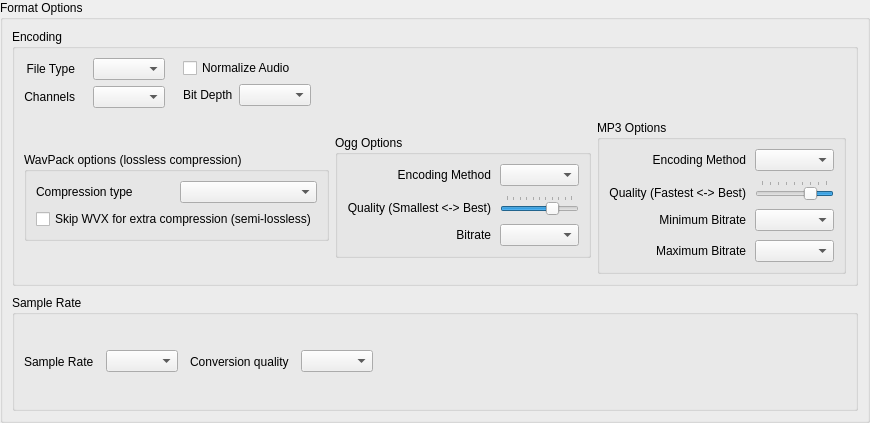
<?xml version="1.0" encoding="UTF-8"?>
<ui version="4.0">
 <class>ExportFormatOptionsWidget</class>
 <widget class="QWidget" name="ExportFormatOptionsWidget">
  <property name="geometry">
   <rect>
    <x>0</x>
    <y>0</y>
    <width>870</width>
    <height>423</height>
   </rect>
  </property>
  <property name="windowTitle">
   <string>Export Format Options</string>
  </property>
  <layout class="QVBoxLayout">
   <property name="leftMargin">
    <number>0</number>
   </property>
   <property name="topMargin">
    <number>0</number>
   </property>
   <property name="rightMargin">
    <number>0</number>
   </property>
   <property name="bottomMargin">
    <number>0</number>
   </property>
   <item>
    <widget class="QGroupBox" name="exportSpecificationsGroupBox">
     <property name="sizePolicy">
      <sizepolicy hsizetype="Preferred" vsizetype="Preferred">
       <horstretch>0</horstretch>
       <verstretch>0</verstretch>
      </sizepolicy>
     </property>
     <property name="title">
      <string>Format Options</string>
     </property>
     <layout class="QVBoxLayout">
      <property name="spacing">
       <number>9</number>
      </property>
      <property name="leftMargin">
       <number>9</number>
      </property>
      <property name="topMargin">
       <number>9</number>
      </property>
      <property name="rightMargin">
       <number>9</number>
      </property>
      <property name="bottomMargin">
       <number>9</number>
      </property>
      <item>
       <widget class="QGroupBox" name="groupBox_2">
        <property name="title">
         <string>Encoding</string>
        </property>
        <layout class="QVBoxLayout">
         <property name="spacing">
          <number>12</number>
         </property>
         <property name="leftMargin">
          <number>9</number>
         </property>
         <property name="topMargin">
          <number>9</number>
         </property>
         <property name="rightMargin">
          <number>9</number>
         </property>
         <property name="bottomMargin">
          <number>9</number>
         </property>
         <item>
          <layout class="QHBoxLayout">
           <property name="spacing">
            <number>18</number>
           </property>
           <property name="leftMargin">
            <number>0</number>
           </property>
           <property name="topMargin">
            <number>0</number>
           </property>
           <property name="rightMargin">
            <number>0</number>
           </property>
           <property name="bottomMargin">
            <number>0</number>
           </property>
           <item>
            <layout class="QVBoxLayout">
             <property name="spacing">
              <number>6</number>
             </property>
             <property name="leftMargin">
              <number>0</number>
             </property>
             <property name="topMargin">
              <number>0</number>
             </property>
             <property name="rightMargin">
              <number>0</number>
             </property>
             <property name="bottomMargin">
              <number>0</number>
             </property>
             <item>
              <widget class="QLabel" name="label_2">
               <property name="text">
                <string>File Type</string>
               </property>
               <property name="alignment">
                <set>Qt::AlignRight|Qt::AlignTrailing|Qt::AlignVCenter</set>
               </property>
              </widget>
             </item>
             <item>
              <widget class="QLabel" name="label_4">
               <property name="text">
                <string>Channels</string>
               </property>
               <property name="alignment">
                <set>Qt::AlignRight|Qt::AlignTrailing|Qt::AlignVCenter</set>
               </property>
              </widget>
             </item>
            </layout>
           </item>
           <item>
            <layout class="QVBoxLayout">
             <property name="spacing">
              <number>6</number>
             </property>
             <property name="leftMargin">
              <number>0</number>
             </property>
             <property name="topMargin">
              <number>0</number>
             </property>
             <property name="rightMargin">
              <number>0</number>
             </property>
             <property name="bottomMargin">
              <number>0</number>
             </property>
             <item>
              <widget class="QComboBox" name="audioTypeComboBox">
               <property name="sizePolicy">
                <sizepolicy hsizetype="Preferred" vsizetype="Fixed">
                 <horstretch>4</horstretch>
                 <verstretch>0</verstretch>
                </sizepolicy>
               </property>
              </widget>
             </item>
             <item>
              <widget class="QComboBox" name="channelComboBox"/>
             </item>
            </layout>
           </item>
           <item>
            <layout class="QVBoxLayout">
             <property name="spacing">
              <number>6</number>
             </property>
             <property name="leftMargin">
              <number>0</number>
             </property>
             <property name="topMargin">
              <number>0</number>
             </property>
             <property name="rightMargin">
              <number>0</number>
             </property>
             <property name="bottomMargin">
              <number>0</number>
             </property>
             <item>
              <widget class="QCheckBox" name="normalizeCheckBox">
               <property name="sizePolicy">
                <sizepolicy hsizetype="Preferred" vsizetype="Fixed">
                 <horstretch>0</horstretch>
                 <verstretch>0</verstretch>
                </sizepolicy>
               </property>
               <property name="text">
                <string>Normalize Audio</string>
               </property>
              </widget>
             </item>
             <item>
              <layout class="QHBoxLayout">
               <property name="spacing">
                <number>6</number>
               </property>
               <property name="leftMargin">
                <number>0</number>
               </property>
               <property name="topMargin">
                <number>0</number>
               </property>
               <property name="rightMargin">
                <number>0</number>
               </property>
               <property name="bottomMargin">
                <number>0</number>
               </property>
               <item>
                <widget class="QLabel" name="label_3">
                 <property name="sizePolicy">
                  <sizepolicy hsizetype="Preferred" vsizetype="Preferred">
                   <horstretch>0</horstretch>
                   <verstretch>0</verstretch>
                  </sizepolicy>
                 </property>
                 <property name="text">
                  <string>Bit Depth</string>
                 </property>
                 <property name="alignment">
                  <set>Qt::AlignLeading|Qt::AlignLeft|Qt::AlignVCenter</set>
                 </property>
                </widget>
               </item>
               <item>
                <widget class="QComboBox" name="dataFormatComboBox"/>
               </item>
              </layout>
             </item>
            </layout>
           </item>
           <item>
            <spacer>
             <property name="orientation">
              <enum>Qt::Horizontal</enum>
             </property>
             <property name="sizeHint" stdset="0">
              <size>
               <width>0</width>
               <height>20</height>
              </size>
             </property>
            </spacer>
           </item>
          </layout>
         </item>
         <item>
          <layout class="QHBoxLayout">
           <property name="spacing">
            <number>6</number>
           </property>
           <property name="leftMargin">
            <number>0</number>
           </property>
           <property name="topMargin">
            <number>0</number>
           </property>
           <property name="rightMargin">
            <number>0</number>
           </property>
           <property name="bottomMargin">
            <number>0</number>
           </property>
           <item>
            <widget class="QGroupBox" name="wacpackGroupBox">
             <property name="sizePolicy">
              <sizepolicy hsizetype="Preferred" vsizetype="Maximum">
               <horstretch>0</horstretch>
               <verstretch>0</verstretch>
              </sizepolicy>
             </property>
             <property name="title">
              <string>WavPack options (lossless compression)</string>
             </property>
             <layout class="QVBoxLayout">
              <property name="spacing">
               <number>6</number>
              </property>
              <property name="leftMargin">
               <number>9</number>
              </property>
              <property name="topMargin">
               <number>9</number>
              </property>
              <property name="rightMargin">
               <number>9</number>
              </property>
              <property name="bottomMargin">
               <number>9</number>
              </property>
              <item>
               <layout class="QHBoxLayout">
                <property name="spacing">
                 <number>6</number>
                </property>
                <property name="leftMargin">
                 <number>0</number>
                </property>
                <property name="topMargin">
                 <number>0</number>
                </property>
                <property name="rightMargin">
                 <number>0</number>
                </property>
                <property name="bottomMargin">
                 <number>0</number>
                </property>
                <item>
                 <widget class="QLabel" name="label_17">
                  <property name="text">
                   <string>Compression type</string>
                  </property>
                 </widget>
                </item>
                <item>
                 <widget class="QComboBox" name="wavpackCompressionComboBox"/>
                </item>
               </layout>
              </item>
              <item>
               <widget class="QCheckBox" name="skipWVXCheckBox">
                <property name="toolTip">
                 <string>&lt;html&gt;&lt;head&gt;&lt;meta name=&quot;qrichtext&quot; content=&quot;1&quot; /&gt;&lt;style type=&quot;text/css&quot;&gt;
p, li { white-space: pre-wrap; }
&lt;/style&gt;&lt;/head&gt;&lt;body style=&quot; font-family:'Sans Serif'; font-size:9pt; font-weight:400; font-style:normal; text-decoration:none;&quot;&gt;
&lt;p style=&quot; margin-top:0px; margin-bottom:0px; margin-left:0px; margin-right:0px; -qt-block-indent:0; text-indent:0px;&quot;&gt;This option reduces the storage of some floating-point data files by up to about 10% by eliminating some information that has virtually no effect on the audio data. &lt;/p&gt;
&lt;p style=&quot;-qt-paragraph-type:empty; margin-top:0px; margin-bottom:0px; margin-left:0px; margin-right:0px; -qt-block-indent:0; text-indent:0px;&quot;&gt;&lt;/p&gt;
&lt;p style=&quot; margin-top:0px; margin-bottom:0px; margin-left:0px; margin-right:0px; -qt-block-indent:0; text-indent:0px;&quot;&gt;While this does technically make the compression lossy, it retains all the advantages of floating point data (&amp;gt;600 dB of dynamic range, no clipping, and 25 bits of resolution). &lt;/p&gt;
&lt;p style=&quot;-qt-paragraph-type:empty; margin-top:0px; margin-bottom:0px; margin-left:0px; margin-right:0px; -qt-block-indent:0; text-indent:0px;&quot;&gt;&lt;/p&gt;
&lt;p style=&quot; margin-top:0px; margin-bottom:0px; margin-left:0px; margin-right:0px; -qt-block-indent:0; text-indent:0px;&quot;&gt;This also affects large integer compression by limiting the resolution to 24 bits.&lt;/p&gt;&lt;/body&gt;&lt;/html&gt;</string>
                </property>
                <property name="text">
                 <string>Skip WVX for extra compression (semi-lossless)</string>
                </property>
               </widget>
              </item>
             </layout>
            </widget>
           </item>
           <item>
            <widget class="QGroupBox" name="oggOptionsGroupBox">
             <property name="sizePolicy">
              <sizepolicy hsizetype="Preferred" vsizetype="Maximum">
               <horstretch>0</horstretch>
               <verstretch>0</verstretch>
              </sizepolicy>
             </property>
             <property name="title">
              <string>Ogg Options</string>
             </property>
             <layout class="QGridLayout">
              <property name="leftMargin">
               <number>9</number>
              </property>
              <property name="topMargin">
               <number>9</number>
              </property>
              <property name="rightMargin">
               <number>9</number>
              </property>
              <property name="bottomMargin">
               <number>9</number>
              </property>
              <property name="spacing">
               <number>9</number>
              </property>
              <item row="2" column="0">
               <widget class="QLabel" name="oggBitrateLabel">
                <property name="sizePolicy">
                 <sizepolicy hsizetype="Preferred" vsizetype="Preferred">
                  <horstretch>4</horstretch>
                  <verstretch>0</verstretch>
                 </sizepolicy>
                </property>
                <property name="text">
                 <string>Bitrate</string>
                </property>
                <property name="alignment">
                 <set>Qt::AlignRight|Qt::AlignTrailing|Qt::AlignVCenter</set>
                </property>
               </widget>
              </item>
              <item row="2" column="1">
               <widget class="QComboBox" name="oggBitrateComboBox">
                <property name="sizePolicy">
                 <sizepolicy hsizetype="Expanding" vsizetype="Fixed">
                  <horstretch>5</horstretch>
                  <verstretch>0</verstretch>
                 </sizepolicy>
                </property>
               </widget>
              </item>
              <item row="1" column="1">
               <widget class="QSlider" name="oggQualitySlider">
                <property name="layoutDirection">
                 <enum>Qt::LeftToRight</enum>
                </property>
                <property name="autoFillBackground">
                 <bool>false</bool>
                </property>
                <property name="minimum">
                 <number>0</number>
                </property>
                <property name="maximum">
                 <number>10</number>
                </property>
                <property name="pageStep">
                 <number>1</number>
                </property>
                <property name="value">
                 <number>7</number>
                </property>
                <property name="tracking">
                 <bool>true</bool>
                </property>
                <property name="orientation">
                 <enum>Qt::Horizontal</enum>
                </property>
                <property name="invertedAppearance">
                 <bool>false</bool>
                </property>
                <property name="invertedControls">
                 <bool>false</bool>
                </property>
                <property name="tickPosition">
                 <enum>QSlider::TicksAbove</enum>
                </property>
                <property name="tickInterval">
                 <number>1</number>
                </property>
               </widget>
              </item>
              <item row="0" column="1">
               <widget class="QComboBox" name="oggMethodComboBox">
                <property name="sizePolicy">
                 <sizepolicy hsizetype="Expanding" vsizetype="Fixed">
                  <horstretch>5</horstretch>
                  <verstretch>0</verstretch>
                 </sizepolicy>
                </property>
               </widget>
              </item>
              <item row="1" column="0">
               <widget class="QLabel" name="oggQualityLabel">
                <property name="sizePolicy">
                 <sizepolicy hsizetype="Preferred" vsizetype="Preferred">
                  <horstretch>4</horstretch>
                  <verstretch>0</verstretch>
                 </sizepolicy>
                </property>
                <property name="text">
                 <string>Quality (Smallest &lt;-&gt; Best)</string>
                </property>
                <property name="alignment">
                 <set>Qt::AlignBottom|Qt::AlignRight|Qt::AlignTrailing</set>
                </property>
               </widget>
              </item>
              <item row="0" column="0">
               <widget class="QLabel" name="label_18">
                <property name="sizePolicy">
                 <sizepolicy hsizetype="Preferred" vsizetype="Preferred">
                  <horstretch>4</horstretch>
                  <verstretch>0</verstretch>
                 </sizepolicy>
                </property>
                <property name="text">
                 <string>Encoding Method</string>
                </property>
                <property name="alignment">
                 <set>Qt::AlignRight|Qt::AlignTrailing|Qt::AlignVCenter</set>
                </property>
               </widget>
              </item>
             </layout>
            </widget>
           </item>
           <item>
            <widget class="QGroupBox" name="mp3OptionsGroupBox">
             <property name="sizePolicy">
              <sizepolicy hsizetype="Preferred" vsizetype="Maximum">
               <horstretch>0</horstretch>
               <verstretch>0</verstretch>
              </sizepolicy>
             </property>
             <property name="title">
              <string>MP3 Options</string>
             </property>
             <layout class="QGridLayout">
              <property name="leftMargin">
               <number>9</number>
              </property>
              <property name="topMargin">
               <number>9</number>
              </property>
              <property name="rightMargin">
               <number>9</number>
              </property>
              <property name="bottomMargin">
               <number>9</number>
              </property>
              <property name="spacing">
               <number>9</number>
              </property>
              <item row="0" column="0">
               <widget class="QLabel" name="label_15">
                <property name="sizePolicy">
                 <sizepolicy hsizetype="Preferred" vsizetype="Preferred">
                  <horstretch>4</horstretch>
                  <verstretch>0</verstretch>
                 </sizepolicy>
                </property>
                <property name="text">
                 <string>Encoding Method</string>
                </property>
                <property name="alignment">
                 <set>Qt::AlignRight|Qt::AlignTrailing|Qt::AlignVCenter</set>
                </property>
               </widget>
              </item>
              <item row="3" column="0">
               <widget class="QLabel" name="mp3MaxBitrateLabel">
                <property name="sizePolicy">
                 <sizepolicy hsizetype="Preferred" vsizetype="Preferred">
                  <horstretch>4</horstretch>
                  <verstretch>0</verstretch>
                 </sizepolicy>
                </property>
                <property name="text">
                 <string>Maximum Bitrate</string>
                </property>
                <property name="alignment">
                 <set>Qt::AlignRight|Qt::AlignTrailing|Qt::AlignVCenter</set>
                </property>
               </widget>
              </item>
              <item row="2" column="0">
               <widget class="QLabel" name="mp3MinBitrateLabel">
                <property name="sizePolicy">
                 <sizepolicy hsizetype="Preferred" vsizetype="Preferred">
                  <horstretch>4</horstretch>
                  <verstretch>0</verstretch>
                 </sizepolicy>
                </property>
                <property name="text">
                 <string>Minimum Bitrate</string>
                </property>
                <property name="alignment">
                 <set>Qt::AlignRight|Qt::AlignTrailing|Qt::AlignVCenter</set>
                </property>
               </widget>
              </item>
              <item row="1" column="0">
               <widget class="QLabel" name="label_16">
                <property name="sizePolicy">
                 <sizepolicy hsizetype="Preferred" vsizetype="Preferred">
                  <horstretch>4</horstretch>
                  <verstretch>0</verstretch>
                 </sizepolicy>
                </property>
                <property name="text">
                 <string>Quality (Fastest &lt;-&gt; Best)</string>
                </property>
                <property name="alignment">
                 <set>Qt::AlignBottom|Qt::AlignRight|Qt::AlignTrailing</set>
                </property>
               </widget>
              </item>
              <item row="3" column="1">
               <widget class="QComboBox" name="mp3MaxBitrateComboBox">
                <property name="sizePolicy">
                 <sizepolicy hsizetype="Expanding" vsizetype="Fixed">
                  <horstretch>5</horstretch>
                  <verstretch>0</verstretch>
                 </sizepolicy>
                </property>
               </widget>
              </item>
              <item row="2" column="1">
               <widget class="QComboBox" name="mp3MinBitrateComboBox">
                <property name="sizePolicy">
                 <sizepolicy hsizetype="Expanding" vsizetype="Fixed">
                  <horstretch>5</horstretch>
                  <verstretch>0</verstretch>
                 </sizepolicy>
                </property>
               </widget>
              </item>
              <item row="0" column="1">
               <widget class="QComboBox" name="mp3MethodComboBox">
                <property name="sizePolicy">
                 <sizepolicy hsizetype="Expanding" vsizetype="Fixed">
                  <horstretch>5</horstretch>
                  <verstretch>0</verstretch>
                 </sizepolicy>
                </property>
               </widget>
              </item>
              <item row="1" column="1">
               <widget class="QSlider" name="mp3QualitySlider">
                <property name="layoutDirection">
                 <enum>Qt::LeftToRight</enum>
                </property>
                <property name="autoFillBackground">
                 <bool>false</bool>
                </property>
                <property name="minimum">
                 <number>1</number>
                </property>
                <property name="maximum">
                 <number>9</number>
                </property>
                <property name="pageStep">
                 <number>1</number>
                </property>
                <property name="value">
                 <number>3</number>
                </property>
                <property name="tracking">
                 <bool>true</bool>
                </property>
                <property name="orientation">
                 <enum>Qt::Horizontal</enum>
                </property>
                <property name="invertedAppearance">
                 <bool>true</bool>
                </property>
                <property name="invertedControls">
                 <bool>false</bool>
                </property>
                <property name="tickPosition">
                 <enum>QSlider::TicksAbove</enum>
                </property>
                <property name="tickInterval">
                 <number>1</number>
                </property>
               </widget>
              </item>
             </layout>
            </widget>
           </item>
          </layout>
         </item>
        </layout>
       </widget>
      </item>
      <item>
       <widget class="QGroupBox" name="groupBox">
        <property name="sizePolicy">
         <sizepolicy hsizetype="Preferred" vsizetype="Preferred">
          <horstretch>0</horstretch>
          <verstretch>0</verstretch>
         </sizepolicy>
        </property>
        <property name="title">
         <string>Sample Rate</string>
        </property>
        <layout class="QHBoxLayout">
         <property name="spacing">
          <number>12</number>
         </property>
         <property name="leftMargin">
          <number>9</number>
         </property>
         <property name="topMargin">
          <number>9</number>
         </property>
         <property name="rightMargin">
          <number>9</number>
         </property>
         <property name="bottomMargin">
          <number>9</number>
         </property>
         <item>
          <layout class="QHBoxLayout">
           <property name="spacing">
            <number>12</number>
           </property>
           <property name="leftMargin">
            <number>0</number>
           </property>
           <property name="topMargin">
            <number>0</number>
           </property>
           <property name="rightMargin">
            <number>0</number>
           </property>
           <property name="bottomMargin">
            <number>0</number>
           </property>
           <item>
            <widget class="QLabel" name="label_7">
             <property name="sizePolicy">
              <sizepolicy hsizetype="Maximum" vsizetype="Preferred">
               <horstretch>0</horstretch>
               <verstretch>0</verstretch>
              </sizepolicy>
             </property>
             <property name="text">
              <string>Sample Rate</string>
             </property>
            </widget>
           </item>
           <item>
            <widget class="QComboBox" name="sampleRateComboBox">
             <property name="sizePolicy">
              <sizepolicy hsizetype="Preferred" vsizetype="Fixed">
               <horstretch>0</horstretch>
               <verstretch>0</verstretch>
              </sizepolicy>
             </property>
             <property name="sizeAdjustPolicy">
              <enum>QComboBox::AdjustToContents</enum>
             </property>
            </widget>
           </item>
           <item>
            <widget class="QLabel" name="label_8">
             <property name="sizePolicy">
              <sizepolicy hsizetype="Maximum" vsizetype="Preferred">
               <horstretch>0</horstretch>
               <verstretch>0</verstretch>
              </sizepolicy>
             </property>
             <property name="text">
              <string>Conversion quality</string>
             </property>
            </widget>
           </item>
           <item>
            <widget class="QComboBox" name="resampleQualityComboBox">
             <property name="sizePolicy">
              <sizepolicy hsizetype="Preferred" vsizetype="Fixed">
               <horstretch>0</horstretch>
               <verstretch>0</verstretch>
              </sizepolicy>
             </property>
            </widget>
           </item>
           <item>
            <spacer>
             <property name="orientation">
              <enum>Qt::Horizontal</enum>
             </property>
             <property name="sizeHint" stdset="0">
              <size>
               <width>0</width>
               <height>40</height>
              </size>
             </property>
            </spacer>
           </item>
          </layout>
         </item>
        </layout>
       </widget>
      </item>
     </layout>
    </widget>
   </item>
  </layout>
 </widget>
 <resources/>
 <connections/>
</ui>
